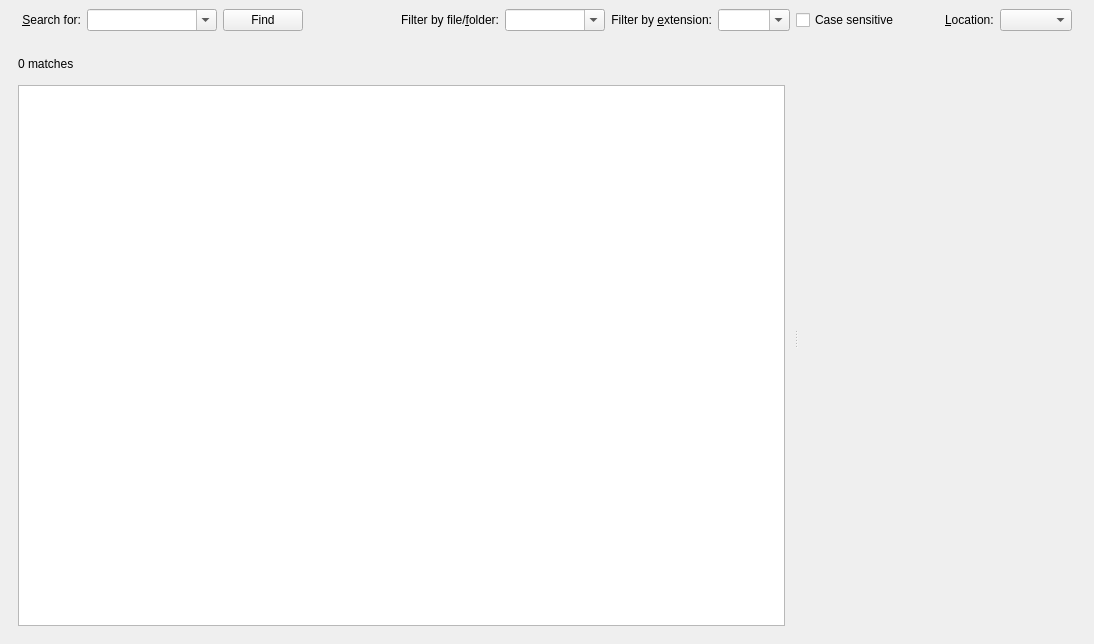
<?xml version="1.0" encoding="UTF-8"?>
<ui version="4.0">
 <class>SearchPage</class>
 <widget class="QWidget" name="SearchPage">
  <property name="geometry">
   <rect>
    <x>0</x>
    <y>0</y>
    <width>1094</width>
    <height>644</height>
   </rect>
  </property>
  <property name="focusPolicy">
   <enum>Qt::NoFocus</enum>
  </property>
  <property name="windowTitle">
   <string>Form</string>
  </property>
  <layout class="QVBoxLayout" name="verticalLayout">
   <property name="spacing">
    <number>0</number>
   </property>
   <property name="margin">
    <number>0</number>
   </property>
   <item>
    <widget class="QFrame" name="frameSearch">
     <layout class="QHBoxLayout" name="horizontalLayout">
      <property name="leftMargin">
       <number>22</number>
      </property>
      <property name="rightMargin">
       <number>22</number>
      </property>
      <item>
       <widget class="QLabel" name="labelSearchFor">
        <property name="text">
         <string>&amp;Search for:</string>
        </property>
        <property name="alignment">
         <set>Qt::AlignRight|Qt::AlignTrailing|Qt::AlignVCenter</set>
        </property>
        <property name="buddy">
         <cstring>comboSearch</cstring>
        </property>
       </widget>
      </item>
      <item>
       <widget class="QComboBox" name="comboSearch">
        <property name="sizePolicy">
         <sizepolicy hsizetype="Preferred" vsizetype="Fixed">
          <horstretch>1</horstretch>
          <verstretch>0</verstretch>
         </sizepolicy>
        </property>
        <property name="minimumSize">
         <size>
          <width>130</width>
          <height>0</height>
         </size>
        </property>
        <property name="maximumSize">
         <size>
          <width>300</width>
          <height>16777215</height>
         </size>
        </property>
        <property name="toolTip">
         <string>&lt;!DOCTYPE HTML PUBLIC &quot;-//W3C//DTD HTML 4.0//EN&quot; &quot;http://www.w3.org/TR/REC-html40/strict.dtd&quot;&gt;
&lt;html&gt;&lt;head&gt;&lt;meta name=&quot;qrichtext&quot; content=&quot;1&quot; /&gt;&lt;style type=&quot;text/css&quot;&gt;
p, li { white-space: pre-wrap; }
&lt;/style&gt;&lt;/head&gt;&lt;body style=&quot; font-family:'MS Shell Dlg 2'; font-size:8pt; font-weight:400; font-style:normal;&quot;&gt;
&lt;p style=&quot; margin-top:12px; margin-bottom:12px; margin-left:0px; margin-right:0px; -qt-block-indent:0; text-indent:0px;&quot;&gt;Examples:&lt;/p&gt;
&lt;p style=&quot; margin-top:12px; margin-bottom:12px; margin-left:0px; margin-right:0px; -qt-block-indent:0; text-indent:0px;&quot;&gt;&lt;span style=&quot; font-weight:600; text-decoration: underline;&quot;&gt;DuplicateHandle&lt;/span&gt; -&amp;gt; searches for the word &lt;span style=&quot; font-weight:600; text-decoration: underline;&quot;&gt;DuplicateHandle&lt;/span&gt;&lt;/p&gt;
&lt;p style=&quot; margin-top:12px; margin-bottom:12px; margin-left:0px; margin-right:0px; -qt-block-indent:0; text-indent:0px;&quot;&gt;&lt;span style=&quot; font-weight:600; text-decoration: underline;&quot;&gt;DuplicateHandle*&lt;/span&gt; -&amp;gt; search for all words which start with &lt;span style=&quot; font-weight:600; text-decoration: underline;&quot;&gt;DuplicateHandle&lt;/span&gt;. The asterix can also be used in front or in the middle of words.&lt;/p&gt;
&lt;p style=&quot; margin-top:12px; margin-bottom:12px; margin-left:0px; margin-right:0px; -qt-block-indent:0; text-indent:0px;&quot;&gt;&lt;span style=&quot; font-weight:600; text-decoration: underline;&quot;&gt;GetWindowText(hWnd*,&lt;/span&gt; -&amp;gt; searches for &lt;span style=&quot; font-weight:600; text-decoration: underline;&quot;&gt;GetWindowText&lt;/span&gt; followed by &lt;span style=&quot; font-weight:600; text-decoration: underline;&quot;&gt;(&lt;/span&gt; followed by all words which start with &lt;span style=&quot; font-weight:600; text-decoration: underline;&quot;&gt;hWnd &lt;/span&gt;and finally followed by &lt;span style=&quot; font-weight:600; text-decoration: underline;&quot;&gt;,&lt;/span&gt;&lt;/p&gt;
&lt;p style=&quot; margin-top:12px; margin-bottom:12px; margin-left:0px; margin-right:0px; -qt-block-indent:0; text-indent:0px;&quot;&gt;&lt;span style=&quot; font-weight:600; text-decoration: underline;&quot;&gt;a* * b&lt;/span&gt; -&amp;gt; searches for all words starting with &lt;span style=&quot; font-weight:600; text-decoration: underline;&quot;&gt;a&lt;/span&gt; followed by the character &lt;span style=&quot; font-weight:600; text-decoration: underline;&quot;&gt;*&lt;/span&gt; and the character &lt;span style=&quot; font-weight:600; text-decoration: underline;&quot;&gt;b&lt;/span&gt;&lt;/p&gt;&lt;/body&gt;&lt;/html&gt;</string>
        </property>
        <property name="editable">
         <bool>true</bool>
        </property>
        <property name="insertPolicy">
         <enum>QComboBox::InsertAtTop</enum>
        </property>
       </widget>
      </item>
      <item>
       <widget class="QPushButton" name="buttonSearch">
        <property name="text">
         <string>Find</string>
        </property>
        <property name="icon">
         <iconset resource="SearchPage.qrc">
          <normaloff>:/default/resources/Find.png</normaloff>:/default/resources/Find.png</iconset>
        </property>
       </widget>
      </item>
      <item>
       <widget class="QPushButton" name="buttonCustomScripts">
        <property name="toolTip">
         <string>&lt;!DOCTYPE HTML PUBLIC &quot;-//W3C//DTD HTML 4.0//EN&quot; &quot;http://www.w3.org/TR/REC-html40/strict.dtd&quot;&gt;
&lt;html&gt;&lt;head&gt;&lt;meta name=&quot;qrichtext&quot; content=&quot;1&quot; /&gt;&lt;style type=&quot;text/css&quot;&gt;
p, li { white-space: pre-wrap; }
&lt;/style&gt;&lt;/head&gt;&lt;body style=&quot; font-family:'MS Shell Dlg 2'; font-size:8pt; font-weight:400; font-style:normal;&quot;&gt;
&lt;p style=&quot; margin-top:12px; margin-bottom:12px; margin-left:0px; margin-right:0px; -qt-block-indent:0; text-indent:0px;&quot;&gt;Search the current location using a custom search script&lt;/p&gt;&lt;/body&gt;&lt;/html&gt;</string>
        </property>
        <property name="text">
         <string/>
        </property>
        <property name="icon">
         <iconset resource="SearchPage.qrc">
          <normaloff>:/default/resources/CustomSearch.png</normaloff>:/default/resources/CustomSearch.png</iconset>
        </property>
        <property name="flat">
         <bool>true</bool>
        </property>
       </widget>
      </item>
      <item>
       <widget class="QPushButton" name="buttonLockResultSet">
        <property name="toolTip">
         <string>&lt;!DOCTYPE HTML PUBLIC &quot;-//W3C//DTD HTML 4.0//EN&quot; &quot;http://www.w3.org/TR/REC-html40/strict.dtd&quot;&gt;
&lt;html&gt;&lt;head&gt;&lt;meta name=&quot;qrichtext&quot; content=&quot;1&quot; /&gt;&lt;style type=&quot;text/css&quot;&gt;
p, li { white-space: pre-wrap; }
&lt;/style&gt;&lt;/head&gt;&lt;body style=&quot; font-family:'MS Shell Dlg 2'; font-size:8pt; font-weight:400; font-style:normal;&quot;&gt;
&lt;p style=&quot; margin-top:0px; margin-bottom:0px; margin-left:0px; margin-right:0px; -qt-block-indent:0; text-indent:0px;&quot;&gt;Search in the current search results. After clicking this button all further searches will return only matches from the current search results.&lt;/p&gt;&lt;/body&gt;&lt;/html&gt;</string>
        </property>
        <property name="icon">
         <iconset resource="SearchPage.qrc">
          <normaloff>:/default/resources/Lock.png</normaloff>:/default/resources/Lock.png</iconset>
        </property>
        <property name="checkable">
         <bool>true</bool>
        </property>
        <property name="flat">
         <bool>true</bool>
        </property>
       </widget>
      </item>
      <item>
       <widget class="QLabel" name="labelFolderFilter">
        <property name="text">
         <string>Filter by file/&amp;folder:</string>
        </property>
        <property name="alignment">
         <set>Qt::AlignRight|Qt::AlignTrailing|Qt::AlignVCenter</set>
        </property>
        <property name="buddy">
         <cstring>comboFolderFilter</cstring>
        </property>
       </widget>
      </item>
      <item>
       <widget class="QComboBox" name="comboFolderFilter">
        <property name="sizePolicy">
         <sizepolicy hsizetype="Preferred" vsizetype="Fixed">
          <horstretch>1</horstretch>
          <verstretch>0</verstretch>
         </sizepolicy>
        </property>
        <property name="minimumSize">
         <size>
          <width>100</width>
          <height>0</height>
         </size>
        </property>
        <property name="maximumSize">
         <size>
          <width>300</width>
          <height>16777215</height>
         </size>
        </property>
        <property name="toolTip">
         <string>&lt;!DOCTYPE HTML PUBLIC &quot;-//W3C//DTD HTML 4.0//EN&quot; &quot;http://www.w3.org/TR/REC-html40/strict.dtd&quot;&gt;
&lt;html&gt;&lt;head&gt;&lt;meta name=&quot;qrichtext&quot; content=&quot;1&quot; /&gt;&lt;style type=&quot;text/css&quot;&gt;
p, li { white-space: pre-wrap; }
&lt;/style&gt;&lt;/head&gt;&lt;body style=&quot; font-family:'MS Shell Dlg 2'; font-size:8pt; font-weight:400; font-style:normal;&quot;&gt;
&lt;p style=&quot; margin-top:12px; margin-bottom:12px; margin-left:0px; margin-right:0px; -qt-block-indent:0; text-indent:0px;&quot;&gt;A comma seperated list of strings which must appear in the file path&lt;/p&gt;&lt;/body&gt;&lt;/html&gt;</string>
        </property>
        <property name="editable">
         <bool>true</bool>
        </property>
        <property name="insertPolicy">
         <enum>QComboBox::InsertAtTop</enum>
        </property>
       </widget>
      </item>
      <item>
       <widget class="QLabel" name="labelExtensionFilter">
        <property name="text">
         <string>Filter by &amp;extension:</string>
        </property>
        <property name="alignment">
         <set>Qt::AlignRight|Qt::AlignTrailing|Qt::AlignVCenter</set>
        </property>
        <property name="buddy">
         <cstring>comboExtensionFilter</cstring>
        </property>
       </widget>
      </item>
      <item>
       <widget class="QComboBox" name="comboExtensionFilter">
        <property name="sizePolicy">
         <sizepolicy hsizetype="Preferred" vsizetype="Fixed">
          <horstretch>1</horstretch>
          <verstretch>0</verstretch>
         </sizepolicy>
        </property>
        <property name="minimumSize">
         <size>
          <width>60</width>
          <height>0</height>
         </size>
        </property>
        <property name="maximumSize">
         <size>
          <width>120</width>
          <height>16777215</height>
         </size>
        </property>
        <property name="toolTip">
         <string>&lt;!DOCTYPE HTML PUBLIC &quot;-//W3C//DTD HTML 4.0//EN&quot; &quot;http://www.w3.org/TR/REC-html40/strict.dtd&quot;&gt;
&lt;html&gt;&lt;head&gt;&lt;meta name=&quot;qrichtext&quot; content=&quot;1&quot; /&gt;&lt;style type=&quot;text/css&quot;&gt;
p, li { white-space: pre-wrap; }
&lt;/style&gt;&lt;/head&gt;&lt;body style=&quot; font-family:'MS Shell Dlg 2'; font-size:8pt; font-weight:400; font-style:normal;&quot;&gt;
&lt;p style=&quot; margin-top:12px; margin-bottom:12px; margin-left:0px; margin-right:0px; -qt-block-indent:0; text-indent:0px;&quot;&gt;A comma seperated list of extensions. You can type &lt;span style=&quot; font-weight:600;&quot;&gt;.ext&lt;/span&gt;, &lt;span style=&quot; font-weight:600;&quot;&gt;ext&lt;/span&gt; or &lt;span style=&quot; font-weight:600;&quot;&gt;*.ext&lt;/span&gt;.&lt;/p&gt;&lt;/body&gt;&lt;/html&gt;</string>
        </property>
        <property name="editable">
         <bool>true</bool>
        </property>
        <property name="insertPolicy">
         <enum>QComboBox::InsertAtTop</enum>
        </property>
       </widget>
      </item>
      <item>
       <widget class="QCheckBox" name="checkCaseSensitive">
        <property name="text">
         <string>Case sensitive</string>
        </property>
       </widget>
      </item>
      <item>
       <spacer name="horizontalSpacer">
        <property name="orientation">
         <enum>Qt::Horizontal</enum>
        </property>
        <property name="sizeHint" stdset="0">
         <size>
          <width>40</width>
          <height>20</height>
         </size>
        </property>
       </spacer>
      </item>
      <item>
       <widget class="QLabel" name="labelLocation">
        <property name="text">
         <string>&amp;Location:</string>
        </property>
        <property name="buddy">
         <cstring>comboLocation</cstring>
        </property>
       </widget>
      </item>
      <item>
       <widget class="QComboBox" name="comboLocation">
        <property name="sizePolicy">
         <sizepolicy hsizetype="MinimumExpanding" vsizetype="Fixed">
          <horstretch>0</horstretch>
          <verstretch>0</verstretch>
         </sizepolicy>
        </property>
        <property name="insertPolicy">
         <enum>QComboBox::InsertAtBottom</enum>
        </property>
       </widget>
      </item>
     </layout>
    </widget>
   </item>
   <item>
    <widget class="QFrame" name="frameResult">
     <property name="sizePolicy">
      <sizepolicy hsizetype="Preferred" vsizetype="Expanding">
       <horstretch>0</horstretch>
       <verstretch>0</verstretch>
      </sizepolicy>
     </property>
     <layout class="QHBoxLayout" name="horizontalLayout_2">
      <property name="topMargin">
       <number>0</number>
      </property>
      <item>
       <widget class="QSplitter" name="splitter">
        <property name="orientation">
         <enum>Qt::Horizontal</enum>
        </property>
        <widget class="QFrame" name="frame">
         <layout class="QVBoxLayout" name="verticalLayout_2">
          <item>
           <layout class="QHBoxLayout" name="horizontalLayout_3">
            <item>
             <widget class="QLabel" name="labelMatches">
              <property name="sizePolicy">
               <sizepolicy hsizetype="Preferred" vsizetype="Fixed">
                <horstretch>0</horstretch>
                <verstretch>0</verstretch>
               </sizepolicy>
              </property>
              <property name="minimumSize">
               <size>
                <width>0</width>
                <height>30</height>
               </size>
              </property>
              <property name="maximumSize">
               <size>
                <width>16777215</width>
                <height>30</height>
               </size>
              </property>
              <property name="text">
               <string>0 matches</string>
              </property>
             </widget>
            </item>
            <item>
             <spacer name="horizontalSpacer_2">
              <property name="orientation">
               <enum>Qt::Horizontal</enum>
              </property>
              <property name="sizeHint" stdset="0">
               <size>
                <width>40</width>
                <height>20</height>
               </size>
              </property>
             </spacer>
            </item>
            <item>
             <widget class="QPushButton" name="buttonExport">
              <property name="text">
               <string/>
              </property>
              <property name="icon">
               <iconset resource="SearchPage.qrc">
                <normaloff>:/default/resources/Export.png</normaloff>:/default/resources/Export.png</iconset>
              </property>
              <property name="flat">
               <bool>true</bool>
              </property>
             </widget>
            </item>
            <item>
             <widget class="QPushButton" name="buttonInfo">
              <property name="text">
               <string/>
              </property>
              <property name="icon">
               <iconset resource="SearchPage.qrc">
                <normaloff>:/default/resources/PerfInfo.png</normaloff>:/default/resources/PerfInfo.png</iconset>
              </property>
              <property name="flat">
               <bool>true</bool>
              </property>
             </widget>
            </item>
           </layout>
          </item>
          <item>
           <widget class="PathDragListView" name="listView">
            <property name="sizePolicy">
             <sizepolicy hsizetype="Preferred" vsizetype="Expanding">
              <horstretch>0</horstretch>
              <verstretch>0</verstretch>
             </sizepolicy>
            </property>
            <property name="contextMenuPolicy">
             <enum>Qt::CustomContextMenu</enum>
            </property>
            <property name="alternatingRowColors">
             <bool>true</bool>
            </property>
            <property name="selectionMode">
             <enum>QAbstractItemView::ExtendedSelection</enum>
            </property>
            <property name="uniformItemSizes">
             <bool>true</bool>
            </property>
           </widget>
          </item>
         </layout>
        </widget>
        <widget class="SourceViewer" name="sourceViewer" native="true">
         <property name="sizePolicy">
          <sizepolicy hsizetype="Expanding" vsizetype="Expanding">
           <horstretch>0</horstretch>
           <verstretch>0</verstretch>
          </sizepolicy>
         </property>
        </widget>
       </widget>
      </item>
     </layout>
    </widget>
   </item>
  </layout>
 </widget>
 <customwidgets>
  <customwidget>
   <class>SourceViewer</class>
   <extends>QWidget</extends>
   <header>SourceViewer</header>
   <container>1</container>
  </customwidget>
  <customwidget>
   <class>PathDragListView</class>
   <extends>QListView</extends>
   <header>PathDragListView</header>
  </customwidget>
 </customwidgets>
 <resources>
  <include location="SearchPage.qrc"/>
 </resources>
 <connections>
  <connection>
   <sender>listView</sender>
   <signal>activated(QModelIndex)</signal>
   <receiver>SearchPage</receiver>
   <slot>fileSelected(QModelIndex)</slot>
   <hints>
    <hint type="sourcelabel">
     <x>364</x>
     <y>360</y>
    </hint>
    <hint type="destinationlabel">
     <x>493</x>
     <y>321</y>
    </hint>
   </hints>
  </connection>
  <connection>
   <sender>buttonSearch</sender>
   <signal>clicked()</signal>
   <receiver>SearchPage</receiver>
   <slot>performSearch()</slot>
   <hints>
    <hint type="sourcelabel">
     <x>885</x>
     <y>26</y>
    </hint>
    <hint type="destinationlabel">
     <x>493</x>
     <y>321</y>
    </hint>
   </hints>
  </connection>
  <connection>
   <sender>listView</sender>
   <signal>doubleClicked(QModelIndex)</signal>
   <receiver>SearchPage</receiver>
   <slot>openFileWithSystem()</slot>
   <hints>
    <hint type="sourcelabel">
     <x>364</x>
     <y>360</y>
    </hint>
    <hint type="destinationlabel">
     <x>493</x>
     <y>321</y>
    </hint>
   </hints>
  </connection>
  <connection>
   <sender>listView</sender>
   <signal>customContextMenuRequested(QPoint)</signal>
   <receiver>SearchPage</receiver>
   <slot>contextMenuRequested(QPoint)</slot>
   <hints>
    <hint type="sourcelabel">
     <x>365</x>
     <y>360</y>
    </hint>
    <hint type="destinationlabel">
     <x>496</x>
     <y>321</y>
    </hint>
   </hints>
  </connection>
  <connection>
   <sender>buttonInfo</sender>
   <signal>clicked()</signal>
   <receiver>SearchPage</receiver>
   <slot>performanceInfo()</slot>
   <hints>
    <hint type="sourcelabel">
     <x>838</x>
     <y>91</y>
    </hint>
    <hint type="destinationlabel">
     <x>496</x>
     <y>321</y>
    </hint>
   </hints>
  </connection>
  <connection>
   <sender>buttonExport</sender>
   <signal>clicked()</signal>
   <receiver>SearchPage</receiver>
   <slot>exportMatches()</slot>
   <hints>
    <hint type="sourcelabel">
     <x>798</x>
     <y>91</y>
    </hint>
    <hint type="destinationlabel">
     <x>496</x>
     <y>321</y>
    </hint>
   </hints>
  </connection>
  <connection>
   <sender>buttonCustomScripts</sender>
   <signal>clicked()</signal>
   <receiver>SearchPage</receiver>
   <slot>execCustomScripts()</slot>
   <hints>
    <hint type="sourcelabel">
     <x>995</x>
     <y>32</y>
    </hint>
    <hint type="destinationlabel">
     <x>554</x>
     <y>321</y>
    </hint>
   </hints>
  </connection>
  <connection>
   <sender>listView</sender>
   <signal>clicked(QModelIndex)</signal>
   <receiver>SearchPage</receiver>
   <slot>fileSelected(QModelIndex)</slot>
   <hints>
    <hint type="sourcelabel">
     <x>430</x>
     <y>361</y>
    </hint>
    <hint type="destinationlabel">
     <x>584</x>
     <y>321</y>
    </hint>
   </hints>
  </connection>
  <connection>
   <sender>comboLocation</sender>
   <signal>currentIndexChanged(QString)</signal>
   <receiver>SearchPage</receiver>
   <slot>currentLocationChanged()</slot>
   <hints>
    <hint type="sourcelabel">
     <x>1111</x>
     <y>24</y>
    </hint>
    <hint type="destinationlabel">
     <x>584</x>
     <y>321</y>
    </hint>
   </hints>
  </connection>
  <connection>
   <sender>buttonLockResultSet</sender>
   <signal>clicked(bool)</signal>
   <receiver>SearchPage</receiver>
   <slot>lockResultSet()</slot>
   <hints>
    <hint type="sourcelabel">
     <x>390</x>
     <y>25</y>
    </hint>
    <hint type="destinationlabel">
     <x>584</x>
     <y>321</y>
    </hint>
   </hints>
  </connection>
 </connections>
 <slots>
  <slot>fileSelected(QModelIndex)</slot>
  <slot>performSearch()</slot>
  <slot>openFileWithSystem()</slot>
  <slot>contextMenuRequested(QPoint)</slot>
  <slot>performanceInfo()</slot>
  <slot>exportMatches()</slot>
  <slot>execCustomScripts()</slot>
  <slot>currentLocationChanged()</slot>
  <slot>lockResultSet(bool)</slot>
 </slots>
</ui>
